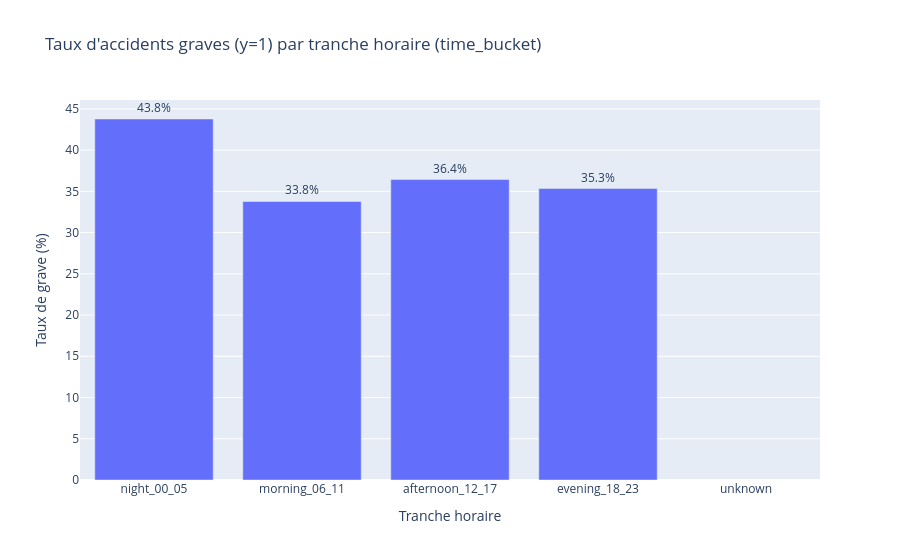
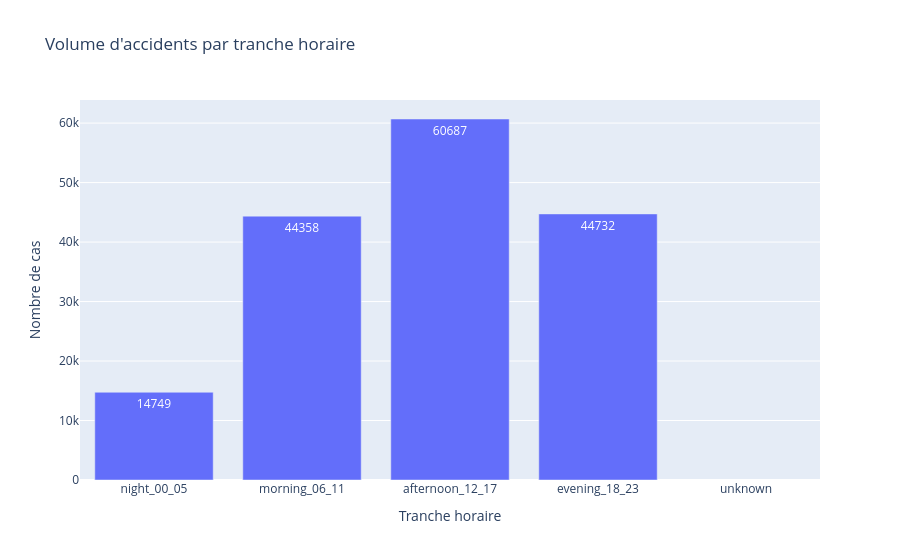

Write notebook code for charts like these, in order.
### Markdown cell above
## creation d’un time bucket pour la gesiton de l’heure
night : 00–05
morning : 06–11
afternoon : 12–17
evening : 18–23

### Code cell
import pandas as pd
import numpy as np
import plotly.express as px
from pathlib import Path

def _find_root(marker="out") -> Path:
    for p in [Path.cwd(), *Path.cwd().parents]:
        if (p / marker).exists():
            return p
    raise RuntimeError("Racine projet introuvable: dossier 'out' absent depuis le cwd courant.")

root = _find_root("out")
primary_path = root / "out" / "accidents_model_ready_kept_with_time_bucket.csv"
fallback_path = root / "out" / "filtered" / "accidents_model_ready_kept.csv"
path = primary_path if primary_path.exists() else fallback_path
assert path.exists(), f"CSV introuvable: {primary_path} ou {fallback_path}"
print(f"Dataset utilise: {path}")

SEP = ";"
TARGET = "grave"  # colonne cible (0/1)

# vérifie que la cible existe
cols = pd.read_csv(path, sep=SEP, nrows=0).columns
if TARGET not in cols:
    raise ValueError(f"Colonne cible introuvable: {TARGET}. Colonnes dispo: {list(cols)[:10]}...")

df = pd.read_csv(path, sep=SEP, usecols=["hour", TARGET]).dropna(subset=["hour", TARGET]).copy()
df["hour"] = pd.to_numeric(df["hour"], errors="coerce")
df = df.dropna(subset=["hour"])
df["hour"] = df["hour"].astype(int)

def hour_to_bucket(h: int) -> str:
    if 0 <= h <= 5:
        return "night_00_05"
    elif 6 <= h <= 11:
        return "morning_06_11"
    elif 12 <= h <= 17:
        return "afternoon_12_17"
    elif 18 <= h <= 23:
        return "evening_18_23"
    return "unknown"

df["time_bucket"] = df["hour"].apply(hour_to_bucket)

bucket_order = ["night_00_05", "morning_06_11", "afternoon_12_17", "evening_18_23", "unknown"]

g = (df.groupby("time_bucket")[TARGET]
       .agg(rate="mean", n="size")
       .reindex(bucket_order)
       .reset_index())

g["rate_pct"] = 100 * g["rate"]
display(g)

fig = px.bar(
    g, x="time_bucket", y="rate_pct", text="rate_pct",
    title="Taux d'accidents graves (y=1) par tranche horaire (time_bucket)",
    labels={"time_bucket": "Tranche horaire", "rate_pct": "Taux de grave (%)"}
)
fig.update_traces(texttemplate="%{text:.1f}%", textposition="outside")
fig.update_layout(xaxis={"categoryorder": "array", "categoryarray": bucket_order})
fig.show()

fig2 = px.bar(
    g, x="time_bucket", y="n", text="n",
    title="Volume d'accidents par tranche horaire",
    labels={"time_bucket": "Tranche horaire", "n": "Nombre de cas"}
)
fig2.update_layout(xaxis={"categoryorder": "array", "categoryarray": bucket_order})
fig2.show()

### Figure 1 — Plotly figure (JSON) as saved in the notebook; plotly's stock layout.template omitted (floating-point values rounded to 4 significant figures)
{"data": [{"hovertemplate": "Tranche horaire=%{x}<br>Taux de grave (%)=%{text}<extra></extra>", "legendgroup": "", "marker": {"color": "#636efa", "pattern": {"shape": ""}}, "name": "", "orientation": "v", "showlegend": false, "text": [43.77, 33.77, 36.43, 35.34, NaN], "textposition": "outside", "texttemplate": "%{text:.1f}%", "type": "bar", "x": ["night_00_05", "morning_06_11", "afternoon_12_17", "evening_18_23", "unknown"], "xaxis": "x", "y": [43.77, 33.77, 36.43, 35.34, NaN], "yaxis": "y"}], "layout": {"barmode": "relative", "legend": {"tracegroupgap": 0}, "title": {"text": "Taux d'accidents graves (y=1) par tranche horaire (time_bucket)"}, "xaxis": {"anchor": "y", "categoryarray": ["night_00_05", "morning_06_11", "afternoon_12_17", "evening_18_23", "unknown"], "categoryorder": "array", "domain": [0, 1], "title": {"text": "Tranche horaire"}}, "yaxis": {"anchor": "x", "domain": [0, 1], "title": {"text": "Taux de grave (%)"}}}}

### Figure 2 — Plotly figure (JSON) as saved in the notebook; plotly's stock layout.template omitted (floating-point values rounded to 4 significant figures)
{"data": [{"hovertemplate": "Tranche horaire=%{x}<br>Nombre de cas=%{text}<extra></extra>", "legendgroup": "", "marker": {"color": "#636efa", "pattern": {"shape": ""}}, "name": "", "orientation": "v", "showlegend": false, "text": [14750.0, 44360.0, 60690.0, 44730.0, NaN], "textposition": "auto", "type": "bar", "x": ["night_00_05", "morning_06_11", "afternoon_12_17", "evening_18_23", "unknown"], "xaxis": "x", "y": [14750.0, 44360.0, 60690.0, 44730.0, NaN], "yaxis": "y"}], "layout": {"barmode": "relative", "legend": {"tracegroupgap": 0}, "title": {"text": "Volume d'accidents par tranche horaire"}, "xaxis": {"anchor": "y", "categoryarray": ["night_00_05", "morning_06_11", "afternoon_12_17", "evening_18_23", "unknown"], "categoryorder": "array", "domain": [0, 1], "title": {"text": "Tranche horaire"}}, "yaxis": {"anchor": "x", "domain": [0, 1], "title": {"text": "Nombre de cas"}}}}
